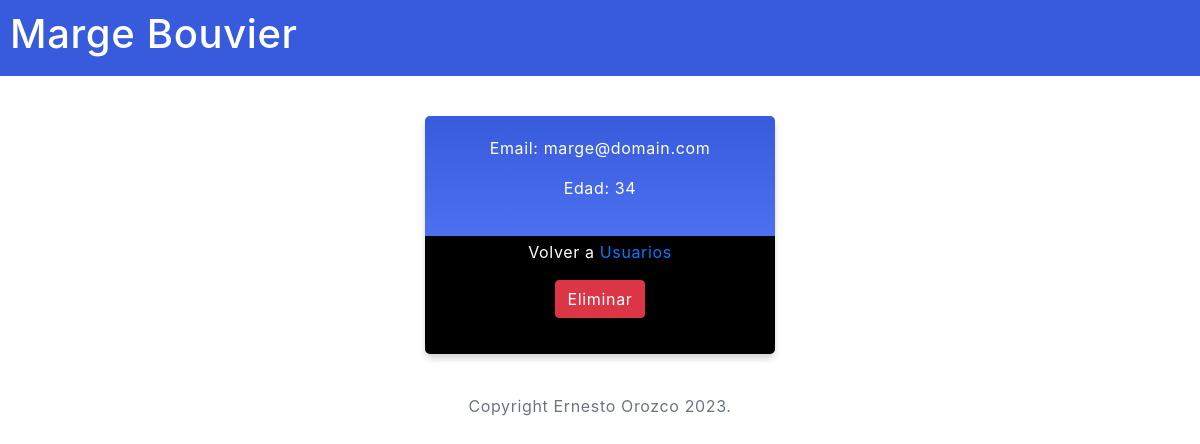
/usuarios/detalles/5, run on the app's committed database.
### apps/usuarios/models.py (models this page shows, shortened)
class Usuario(models.Model):
    nombre = models.CharField(max_length=50)
    apellido = models.CharField(max_length=50)
    apellido_materno = models.CharField(blank=True,null=True,max_length=50)
    edad = models.IntegerField(blank=True,null=True)
    email = models.EmailField()
    password = models.CharField(max_length=50)
    activo = models.BooleanField(default=True)

### apps/usuarios/views.py (the view)
# urls.py: path('usuarios/detalles/<int:pk>', views.UsuarioDetailView.as_view(), name='detalles'),
class UsuarioDetailView(DetailView):
    model = Usuario
    template_name = 'usuarios/detalles.html'
    context_object_name = 'myusuario'

### templates/usuarios/detalles.html (shortened to what this page needs)
{% extends 'main.html' %}
{% block contenido %}
<div class="topnav">
    <h1>{{myusuario.nombre}} {{myusuario.apellido}}</h1>
</div>
<div class="mycard">
    <p>Email: {{myusuario.email}}</p>
    <p>Edad: {{myusuario.edad}}</p>
    <p class="pt-4">Volver a <a href="{% url 'usuarios:usuarios' %}">Usuarios</a> </p>
    <p><a href="{% url 'usuarios:eliminar' pk=myusuario.id %}" class="btn btn-danger">Eliminar</a> </p>
</div>
{% endblock contenido %}

### static/css/style.css (style rules this page uses)
body { margin:0; font: 600 18px 'Source Sans Pro', sans-serif; letter-spacing: 0.64px; color: #585d74; }
.topnav { background-color:#375BDC; color:#ffffff; padding:10px; }
.mycard { background-color: black; background-image: linear-gradient(to bottom, #375BDC, #4D70EF); background-size: 100% 120px; background-repeat: no-repeat; margin: 40px auto; width: 350px; border-radius: 5px; box-shadow: 0 5px 7px -1px rgba(51, 51, 51, 0.23); padding: 20px; }
.mycard p { text-align: center; color:#ffffff; }

### data on the page
Usuario: nombre "Marge", apellido "Bouvier", email "marge@domain.com", edad "34"
